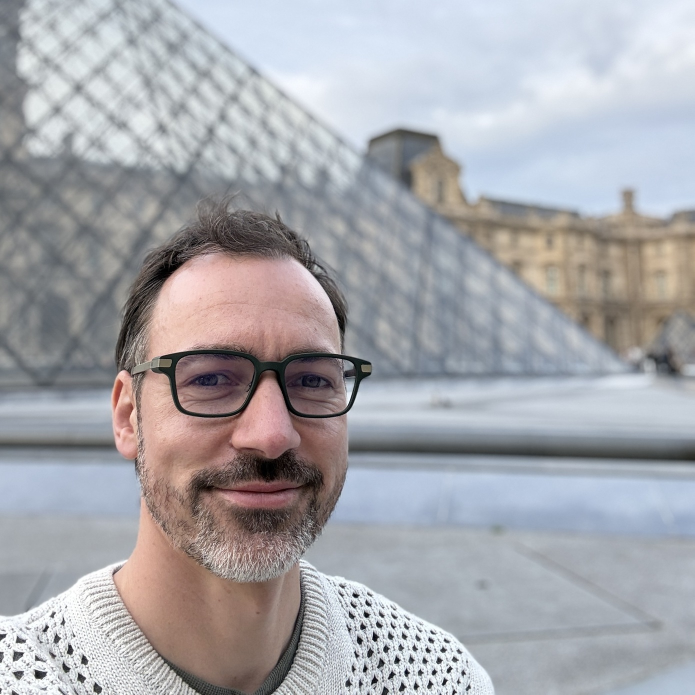
#> input picture planning/reference/cats/profileProjection.jpg, 1389 x 1389 px, found by its file name (shown at 1/2 size)
$ python bake-projector-image-prototype.py
#> lines starting #> are read from the running program, lines starting #| are printed output that depends on the picture
#!/usr/bin/env python3
"""Prototype of scripts/bake-projector-image.mjs (TECH_SPEC.md §F).

Python throwaway to validate the design and produce a preview for Jeff
before committing to the Node production script + exact grid resolution.
"""
import numpy as np
from PIL import Image, ImageEnhance

SRC = "/home/user/immersivePortfolio/planning/reference/cats/profileProjection.jpg"
OUT = "/tmp/claude-0/-home-user-immersivePortfolio/6a203bc4-1693-59ba-bdb0-b0a073d7222c/scratchpad"

GRID = 30           # square grid (source + screen are both 1:1)
LEVELS = 5           # 0..4 brightness steps
BLOCK_PX = 40        # upscale factor for the preview render (nearest-neighbor blocks)
SEED = 7

# Matrix-green mapping from the shader (base + lit * sum/4).
BASE = np.array([0.02, 0.05, 0.03])
LIT = np.array([0.35, 1.0, 0.55])


def load_luminance(path: str, grid: int) -> np.ndarray:
#> called with grid = 30
    im = Image.open(path).convert("L")
    # Mild contrast boost -- portraits with soft studio-less lighting
    # otherwise cluster in the middle brightness levels and lose the
    # face's structure once quantized to only 5 steps.
    im = ImageEnhance.Contrast(im).enhance(1.35)
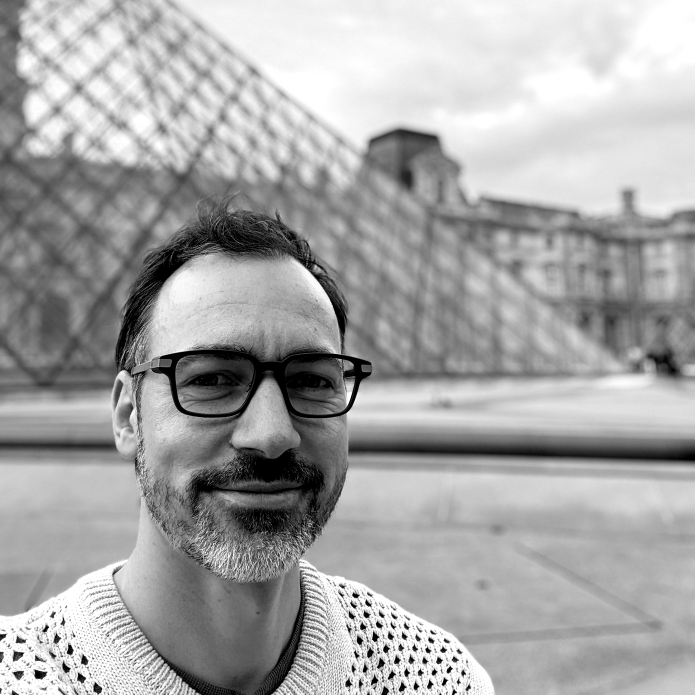
#> im: PIL image 1389x1389 L (shown at 1/2 size); min 0, max 255, mean 166.6
    im = im.resize((grid, grid), Image.LANCZOS)
#> im: PIL image 30x30 L
    return np.asarray(im, dtype=np.float64) / 255.0


def quantize(lum: np.ndarray, levels: int) -> np.ndarray:
#> called with levels = 5
    return np.clip(np.round(lum * (levels - 1)), 0, levels - 1).astype(np.uint8)


def bake_masks(levels_grid: np.ndarray, n_channels: int, seed: int) -> np.ndarray:
    """For each cell with target level L, pick L of n_channels at random
    to be 'on'. Returns (H, W, n_channels) uint8 array of 0/1."""
#> called with n_channels = 4, seed = 7
    rng = np.random.default_rng(seed)
    h, w = levels_grid.shape
#> h = 30; w = 30
    masks = np.zeros((h, w, n_channels), dtype=np.uint8)
    for y in range(h):
        for x in range(w):
            n_on = int(levels_grid[y, x])
            if n_on == 0:
                continue
            on_idx = rng.choice(n_channels, size=n_on, replace=False)
            masks[y, x, on_idx] = 1
    return masks


def render(masks: np.ndarray, enabled: list[bool], block_px: int) -> Image.Image:
    h, w, n = masks.shape
    enabled_arr = np.array(enabled, dtype=np.float64)
    total_sum = masks.astype(np.float64) @ enabled_arr  # (H, W)
    frac = total_sum / n  # 0..1
    rgb = BASE[None, None, :] + LIT[None, None, :] * frac[:, :, None]
    rgb = np.clip(rgb, 0, 1)
    img = Image.fromarray((rgb * 255).astype(np.uint8), "RGB")
    return img.resize((w * block_px, h * block_px), Image.NEAREST)


def main() -> None:
    lum = load_luminance(SRC, GRID)
    levels_grid = quantize(lum, LEVELS)
    masks = bake_masks(levels_grid, 4, SEED)

    # Save the packed bit-plane texture itself (R/G/B/A = projector 0-3).
    packed = (masks * 255).astype(np.uint8)
    Image.fromarray(packed, "RGBA" if masks.shape[2] == 4 else "RGB").resize(
        (GRID * 8, GRID * 8), Image.NEAREST
    ).save(f"{OUT}/bake-packed-texture.png")
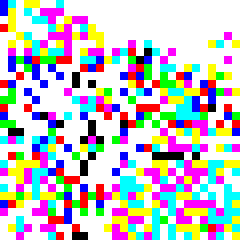
#> saved as bake-packed-texture.png: PIL image 240x240 RGBA; mean R, G, B, A 166, 166.6, 169.7, 174.2; transparent parts drawn white

    stages = [
        ("bake-00-off.png", [False, False, False, False]),
        ("bake-01-one.png", [True, False, False, False]),
        ("bake-02-two.png", [True, True, False, False]),
        ("bake-03-three.png", [True, True, True, False]),
        ("bake-04-all.png", [True, True, True, True]),
    ]
    for name, enabled in stages:
        render(masks, enabled, BLOCK_PX).save(f"{OUT}/{name}")
        print(f"wrote {name} (enabled={enabled})")
#> this loop made 5 passes
#> pass 1, in render, `rgb = BASE[None, None, :] + LIT[None, None, :] * frac[:, :, None]`:
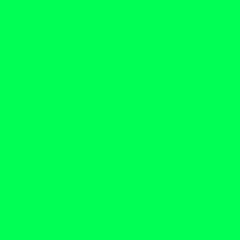
#> rgb: shape (30, 30, 3) float64 (shown 8 times larger); mean of channels 0, 1, 2 0.02, 0.05, 0.03; drawn with min black and max white
#> pass 1, in render, `img = Image.fromarray((rgb * 255).astype(np.uint8), "RGB")`:
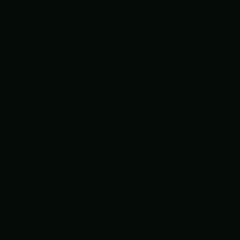
#> img: PIL image 30x30 RGB (shown 8 times larger); mean R, G, B 5, 12, 7

    # Side-by-side contact sheet: source (resized) | all-4-on reconstruction.
    src_thumb = Image.open(SRC).convert("RGB").resize((GRID * BLOCK_PX, GRID * BLOCK_PX), Image.LANCZOS)
    recon = render(masks, [True, True, True, True], BLOCK_PX)
#> in render (call 6), `return img.resize((w * block_px, h * block_px), Image.NEAREST)`:
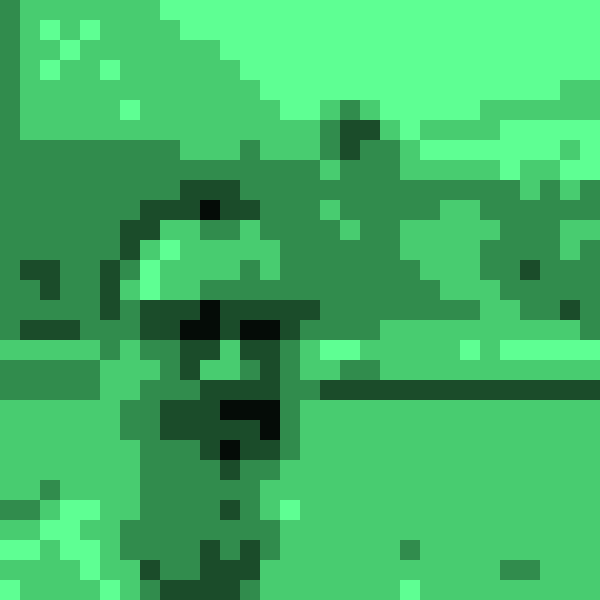
#> returned value: PIL image 1200x1200 RGB (shown at 1/2 size); mean R, G, B 64, 179.7, 99.9
    sheet = Image.new("RGB", (src_thumb.width * 2 + 20, src_thumb.height), "white")
#> sheet: PIL image 2420x1200 RGB; every value is 255
    sheet.paste(src_thumb, (0, 0))
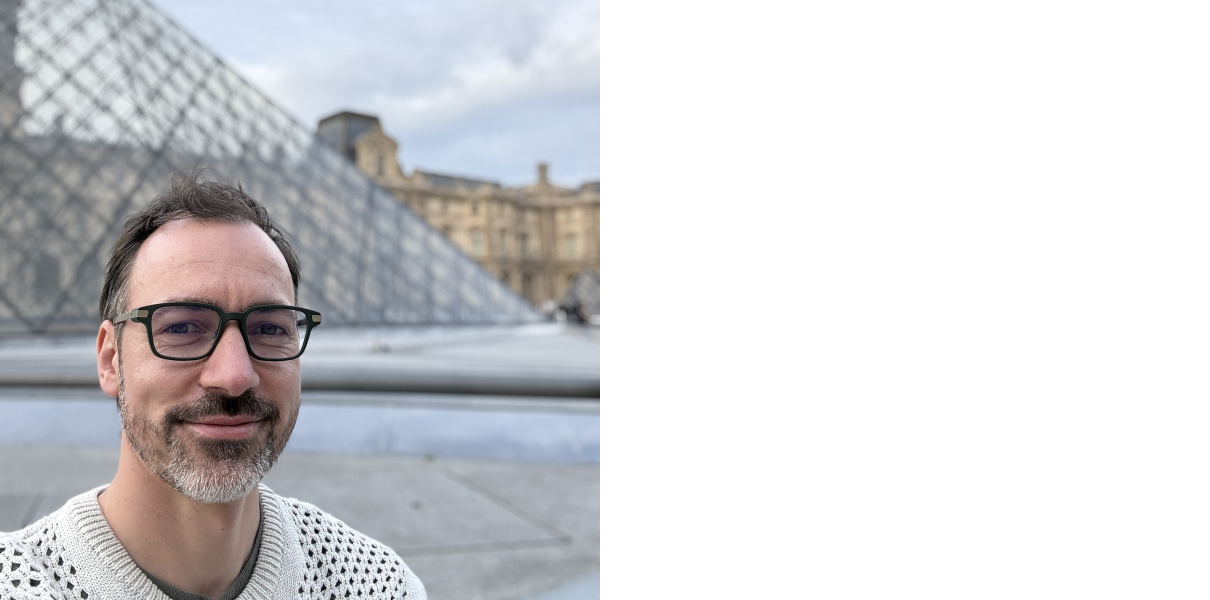
#> sheet: PIL image 2420x1200 RGB (shown at 1/2 size); mean R, G, B 211.2, 211.1, 213.4
    sheet.paste(recon, (src_thumb.width + 20, 0))
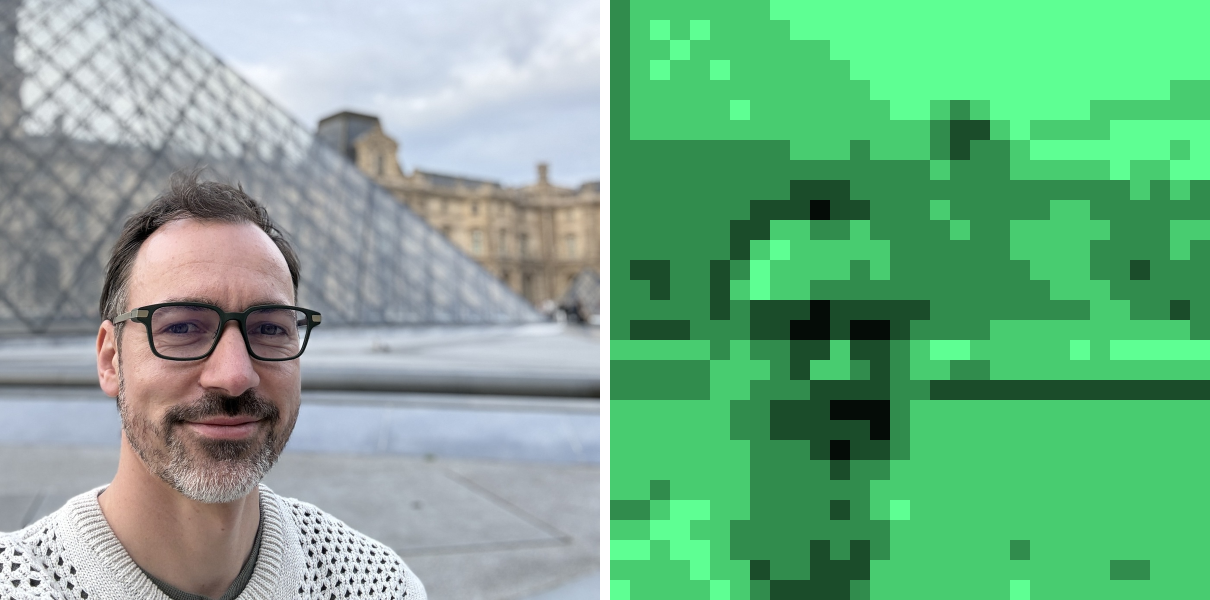
#> sheet: PIL image 2420x1200 RGB (shown at 1/2 size); mean R, G, B 116.4, 173.8, 136.5
    sheet.save(f"{OUT}/bake-compare.png")
    print("wrote bake-compare.png")


if __name__ == "__main__":
    main()

$ run again, with planning/reference/cats/jb-proxie-with-all-three-cats.jpg copied over planning/reference/cats/profileProjection.jpg
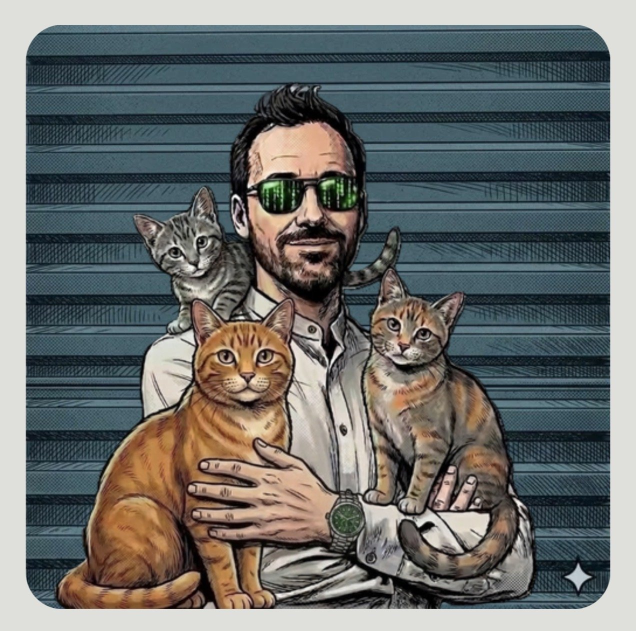
#> input picture planning/reference/cats/jb-proxie-with-all-three-cats.jpg, 1272 x 1262 px, found by its file name (shown at 1/2 size)
#> in render (call 6), `return img.resize((w * block_px, h * block_px), Image.NEAREST)`:
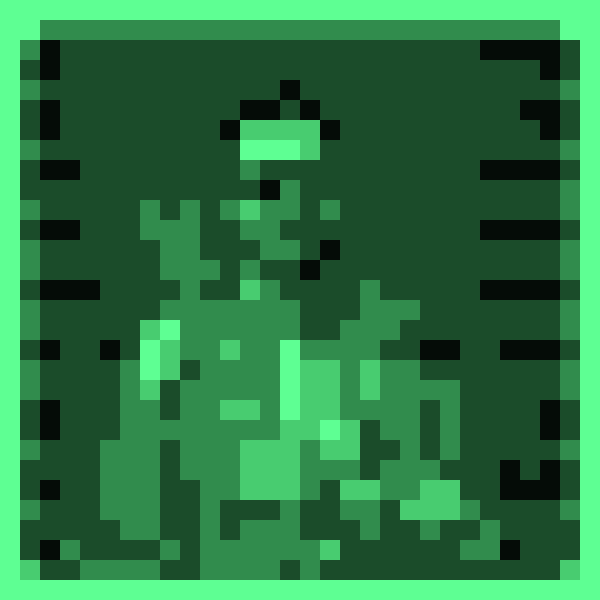
#> returned value: PIL image 1200x1200 RGB (shown at 1/2 size); mean R, G, B 42.5, 118.7, 66.3
#> in main, `sheet.paste(recon, (src_thumb.width + 20, 0))`:
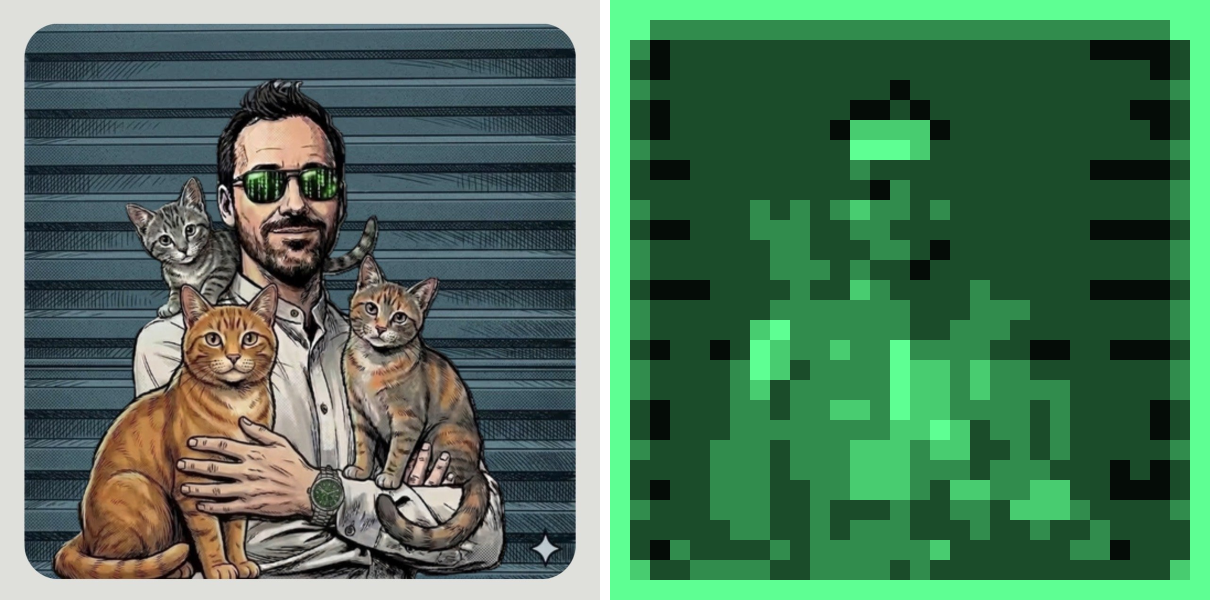
#> sheet: PIL image 2420x1200 RGB (shown at 1/2 size); mean R, G, B 76.6, 115.7, 88.8

$ run again, with planning/reference/cats/poppy-marbled-tabby-sitting.jpg copied over planning/reference/cats/profileProjection.jpg
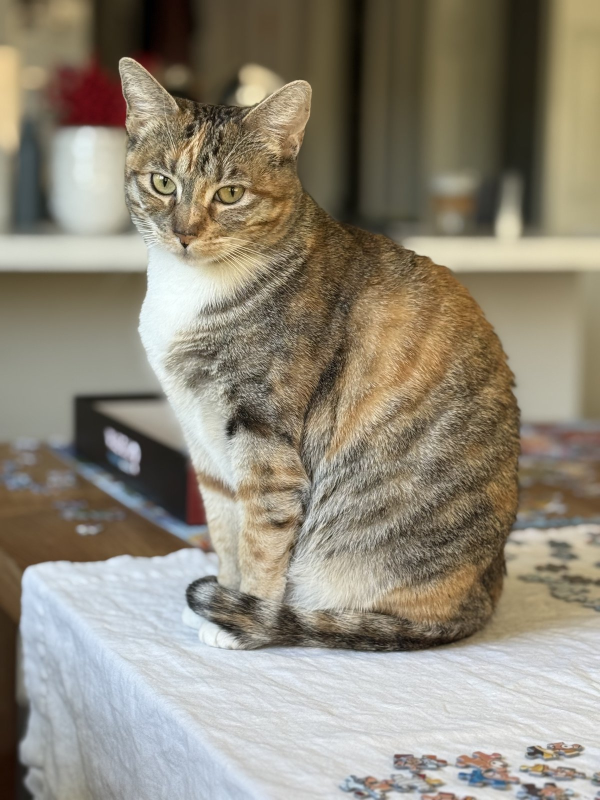
#> input picture planning/reference/cats/poppy-marbled-tabby-sitting.jpg, 1200 x 1600 px, found by its file name (shown at 1/2 size)
#> in render (call 6), `return img.resize((w * block_px, h * block_px), Image.NEAREST)`:
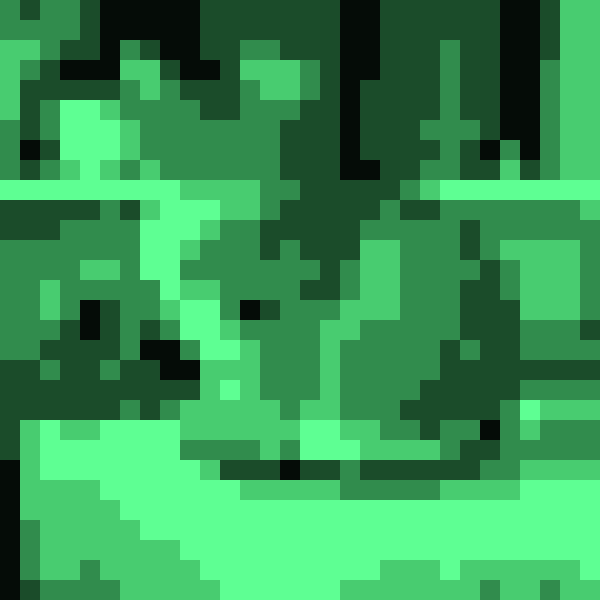
#> returned value: PIL image 1200x1200 RGB (shown at 1/2 size); mean R, G, B 53.5, 149.5, 83.5
#> in main, `sheet.paste(recon, (src_thumb.width + 20, 0))`:
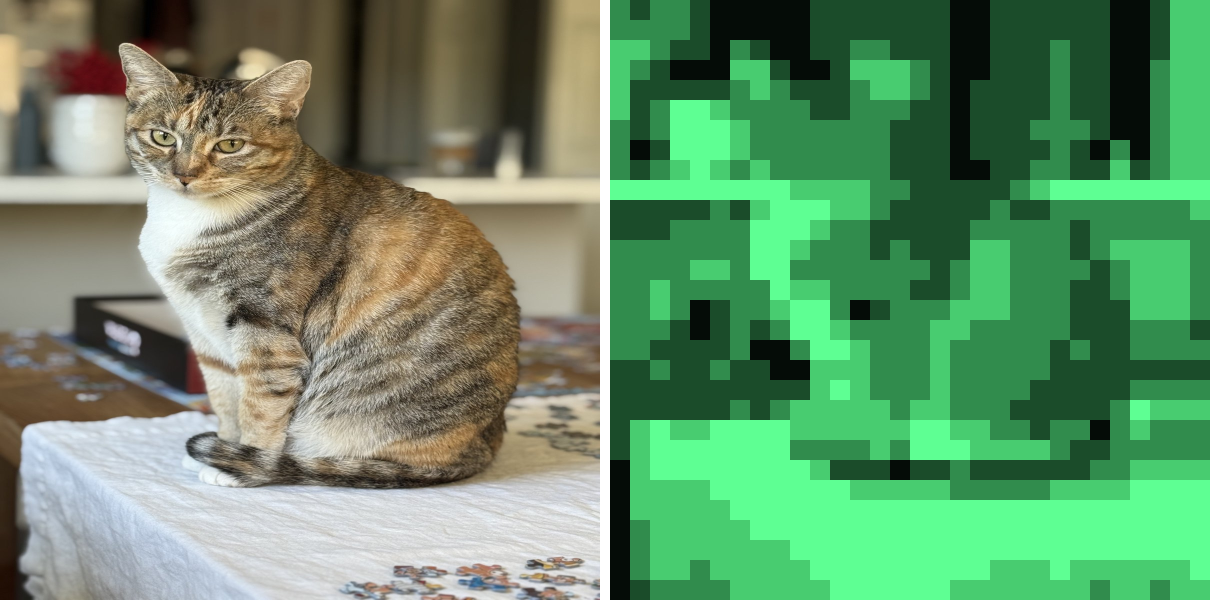
#> sheet: PIL image 2420x1200 RGB (shown at 1/2 size); mean R, G, B 100.1, 144.1, 103.8
